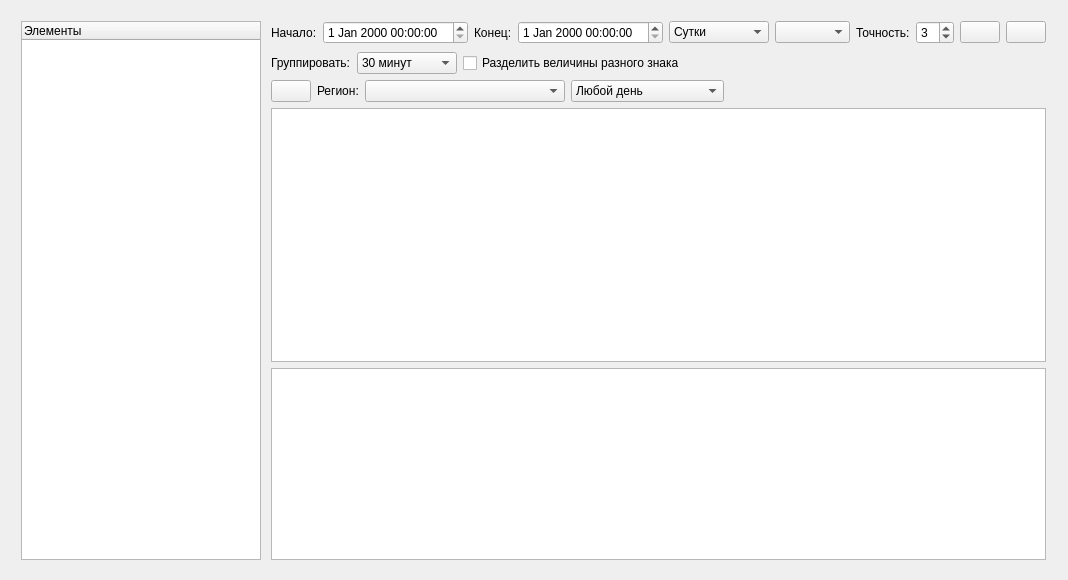
<?xml version="1.0" encoding="UTF-8"?>
<ui version="4.0">
 <class>BalansRptForm</class>
 <widget class="QWidget" name="BalansRptForm">
  <property name="geometry">
   <rect>
    <x>0</x>
    <y>0</y>
    <width>1068</width>
    <height>580</height>
   </rect>
  </property>
  <property name="sizePolicy">
   <sizepolicy hsizetype="Ignored" vsizetype="Ignored">
    <horstretch>0</horstretch>
    <verstretch>0</verstretch>
   </sizepolicy>
  </property>
  <property name="windowTitle">
   <string>Form</string>
  </property>
  <widget class="QWidget" name="verticalLayoutWidget">
   <property name="geometry">
    <rect>
     <x>10</x>
     <y>10</y>
     <width>1051</width>
     <height>561</height>
    </rect>
   </property>
   <layout class="QVBoxLayout" name="mainLayout">
    <property name="margin">
     <number>5</number>
    </property>
    <item>
     <layout class="QGridLayout" name="gridLayout" columnstretch="0,50" columnminimumwidth="0,0">
      <property name="margin">
       <number>6</number>
      </property>
      <item row="0" column="0">
       <widget class="QTreeWidget" name="twObjects">
        <property name="editTriggers">
         <set>QAbstractItemView::NoEditTriggers</set>
        </property>
        <column>
         <property name="text">
          <string>Элементы</string>
         </property>
        </column>
       </widget>
      </item>
      <item row="0" column="1">
       <layout class="QVBoxLayout" name="verticalLayout" stretch="0,0,0,3,0">
        <property name="leftMargin">
         <number>4</number>
        </property>
        <property name="topMargin">
         <number>0</number>
        </property>
        <property name="rightMargin">
         <number>4</number>
        </property>
        <property name="bottomMargin">
         <number>0</number>
        </property>
        <item>
         <layout class="QHBoxLayout" name="horizontalLayout">
          <property name="bottomMargin">
           <number>2</number>
          </property>
          <item>
           <widget class="QLabel" name="label">
            <property name="text">
             <string>Начало:</string>
            </property>
           </widget>
          </item>
          <item>
           <widget class="QDateTimeEdit" name="dteBegin">
            <property name="contextMenuPolicy">
             <enum>Qt::CustomContextMenu</enum>
            </property>
           </widget>
          </item>
          <item>
           <widget class="QLabel" name="label_2">
            <property name="text">
             <string>Конец:</string>
            </property>
           </widget>
          </item>
          <item>
           <widget class="QDateTimeEdit" name="dteEnd">
            <property name="contextMenuPolicy">
             <enum>Qt::CustomContextMenu</enum>
            </property>
           </widget>
          </item>
          <item>
           <widget class="QComboBox" name="cmbItvType">
            <property name="minimumSize">
             <size>
              <width>100</width>
              <height>0</height>
             </size>
            </property>
            <property name="currentIndex">
             <number>1</number>
            </property>
            <property name="sizeAdjustPolicy">
             <enum>QComboBox::AdjustToMinimumContentsLength</enum>
            </property>
            <item>
             <property name="text">
              <string>Задать...</string>
             </property>
            </item>
            <item>
             <property name="text">
              <string>Сутки</string>
             </property>
            </item>
            <item>
             <property name="text">
              <string>Неделя</string>
             </property>
            </item>
            <item>
             <property name="text">
              <string>Месяц</string>
             </property>
            </item>
           </widget>
          </item>
          <item>
           <widget class="QComboBox" name="cmbValueRound">
            <property name="minimumSize">
             <size>
              <width>75</width>
              <height>0</height>
             </size>
            </property>
            <property name="currentIndex">
             <number>-1</number>
            </property>
            <property name="sizeAdjustPolicy">
             <enum>QComboBox::AdjustToMinimumContentsLength</enum>
            </property>
           </widget>
          </item>
          <item>
           <widget class="QLabel" name="label_3">
            <property name="text">
             <string>Точность:</string>
            </property>
           </widget>
          </item>
          <item>
           <widget class="QSpinBox" name="txtAccuracy">
            <property name="toolTip">
             <string>&lt;!DOCTYPE HTML PUBLIC &quot;-//W3C//DTD HTML 4.0//EN&quot; &quot;http://www.w3.org/TR/REC-html40/strict.dtd&quot;&gt;
&lt;html&gt;&lt;head&gt;&lt;meta name=&quot;qrichtext&quot; content=&quot;1&quot; /&gt;&lt;style type=&quot;text/css&quot;&gt;
p, li { white-space: pre-wrap; }
&lt;/style&gt;&lt;/head&gt;&lt;body style=&quot; font-family:'MS Shell Dlg 2'; font-size:8.25pt; font-weight:400; font-style:normal;&quot;&gt;
&lt;p style=&quot; margin-top:0px; margin-bottom:0px; margin-left:0px; margin-right:0px; -qt-block-indent:0; text-indent:0px;&quot;&gt;Кол-во знаков после запятой.&lt;/p&gt;
&lt;p style=&quot; margin-top:0px; margin-bottom:0px; margin-left:0px; margin-right:0px; -qt-block-indent:0; text-indent:0px;&quot;&gt;&lt;span style=&quot; font-weight:600;&quot;&gt;Установите -1, для вывода данных &amp;quot;как есть&amp;quot;.&lt;/span&gt;&lt;/p&gt;&lt;/body&gt;&lt;/html&gt;</string>
            </property>
            <property name="minimum">
             <number>-1</number>
            </property>
            <property name="maximum">
             <number>6</number>
            </property>
            <property name="value">
             <number>3</number>
            </property>
           </widget>
          </item>
          <item>
           <widget class="QPushButton" name="cmdRefresh">
            <property name="toolTip">
             <string>Обновить данные</string>
            </property>
            <property name="text">
             <string/>
            </property>
            <property name="icon">
             <iconset resource="resources.qrc">
              <normaloff>:/balansrpt/images/refresh.png</normaloff>:/balansrpt/images/refresh.png</iconset>
            </property>
            <property name="iconSize">
             <size>
              <width>16</width>
              <height>16</height>
             </size>
            </property>
           </widget>
          </item>
          <item>
           <widget class="QPushButton" name="cmdExcel">
            <property name="toolTip">
             <string>Экспорт в MS Excel...</string>
            </property>
            <property name="text">
             <string/>
            </property>
            <property name="icon">
             <iconset resource="resources.qrc">
              <normaloff>:/balansrpt/images/excel.png</normaloff>:/balansrpt/images/excel.png</iconset>
            </property>
            <property name="iconSize">
             <size>
              <width>16</width>
              <height>16</height>
             </size>
            </property>
           </widget>
          </item>
          <item>
           <spacer name="horizontalSpacer">
            <property name="orientation">
             <enum>Qt::Horizontal</enum>
            </property>
            <property name="sizeHint" stdset="0">
             <size>
              <width>40</width>
              <height>20</height>
             </size>
            </property>
           </spacer>
          </item>
         </layout>
        </item>
        <item>
         <layout class="QHBoxLayout" name="horizontalLayout_2">
          <item>
           <widget class="QLabel" name="label_4">
            <property name="text">
             <string>Группировать:</string>
            </property>
           </widget>
          </item>
          <item>
           <widget class="QComboBox" name="cmbGroupType">
            <property name="minimumSize">
             <size>
              <width>100</width>
              <height>0</height>
             </size>
            </property>
            <property name="currentIndex">
             <number>0</number>
            </property>
            <property name="sizeAdjustPolicy">
             <enum>QComboBox::AdjustToMinimumContentsLength</enum>
            </property>
            <item>
             <property name="text">
              <string>30 минут</string>
             </property>
            </item>
            <item>
             <property name="text">
              <string>60 минут</string>
             </property>
            </item>
            <item>
             <property name="text">
              <string>Сутки</string>
             </property>
            </item>
           </widget>
          </item>
          <item>
           <widget class="QCheckBox" name="chkGeneration">
            <property name="text">
             <string>Разделить величины разного знака</string>
            </property>
           </widget>
          </item>
          <item>
           <spacer name="horizontalSpacer_2">
            <property name="orientation">
             <enum>Qt::Horizontal</enum>
            </property>
            <property name="sizeHint" stdset="0">
             <size>
              <width>40</width>
              <height>20</height>
             </size>
            </property>
           </spacer>
          </item>
         </layout>
        </item>
        <item>
         <layout class="QHBoxLayout" name="horizontalLayout_3">
          <item>
           <widget class="QPushButton" name="cmdFilter">
            <property name="text">
             <string/>
            </property>
            <property name="icon">
             <iconset resource="resources.qrc">
              <normaloff>:/balansrpt/images/filter.png</normaloff>:/balansrpt/images/filter.png</iconset>
            </property>
            <property name="checkable">
             <bool>true</bool>
            </property>
           </widget>
          </item>
          <item>
           <widget class="QLabel" name="lblCGH">
            <property name="text">
             <string>Регион:</string>
            </property>
           </widget>
          </item>
          <item>
           <widget class="QComboBox" name="cmbControHourGroup">
            <property name="sizePolicy">
             <sizepolicy hsizetype="Preferred" vsizetype="Fixed">
              <horstretch>0</horstretch>
              <verstretch>0</verstretch>
             </sizepolicy>
            </property>
            <property name="minimumSize">
             <size>
              <width>200</width>
              <height>0</height>
             </size>
            </property>
            <property name="currentIndex">
             <number>-1</number>
            </property>
            <property name="sizeAdjustPolicy">
             <enum>QComboBox::AdjustToContents</enum>
            </property>
           </widget>
          </item>
          <item>
           <widget class="QComboBox" name="cmbHoly">
            <property name="minimumSize">
             <size>
              <width>150</width>
              <height>0</height>
             </size>
            </property>
            <item>
             <property name="text">
              <string>Любой день</string>
             </property>
             <property name="icon">
              <iconset resource="resources.qrc">
               <normaloff>:/balansrpt/images/all-days.png</normaloff>:/balansrpt/images/all-days.png</iconset>
             </property>
            </item>
            <item>
             <property name="text">
              <string>Только рабочие дни</string>
             </property>
             <property name="icon">
              <iconset resource="resources.qrc">
               <normaloff>:/balansrpt/images/work-day.png</normaloff>:/balansrpt/images/work-day.png</iconset>
             </property>
            </item>
            <item>
             <property name="text">
              <string>Только выходные дни</string>
             </property>
             <property name="icon">
              <iconset resource="resources.qrc">
               <normaloff>:/balansrpt/images/weekend.png</normaloff>:/balansrpt/images/weekend.png</iconset>
             </property>
            </item>
           </widget>
          </item>
          <item>
           <spacer name="horizontalSpacer_3">
            <property name="orientation">
             <enum>Qt::Horizontal</enum>
            </property>
            <property name="sizeHint" stdset="0">
             <size>
              <width>40</width>
              <height>20</height>
             </size>
            </property>
           </spacer>
          </item>
         </layout>
        </item>
        <item>
         <widget class="QTableWidget" name="twData">
          <property name="editTriggers">
           <set>QAbstractItemView::NoEditTriggers</set>
          </property>
          <attribute name="verticalHeaderDefaultSectionSize">
           <number>20</number>
          </attribute>
         </widget>
        </item>
        <item>
         <widget class="QGraphicsView" name="gvGraph">
          <property name="sizePolicy">
           <sizepolicy hsizetype="Expanding" vsizetype="Expanding">
            <horstretch>0</horstretch>
            <verstretch>0</verstretch>
           </sizepolicy>
          </property>
         </widget>
        </item>
       </layout>
      </item>
     </layout>
    </item>
   </layout>
  </widget>
 </widget>
 <resources>
  <include location="resources.qrc"/>
 </resources>
 <connections/>
 <slots>
  <slot>showBalansCreateDlg()</slot>
  <slot>updateList()</slot>
 </slots>
</ui>
